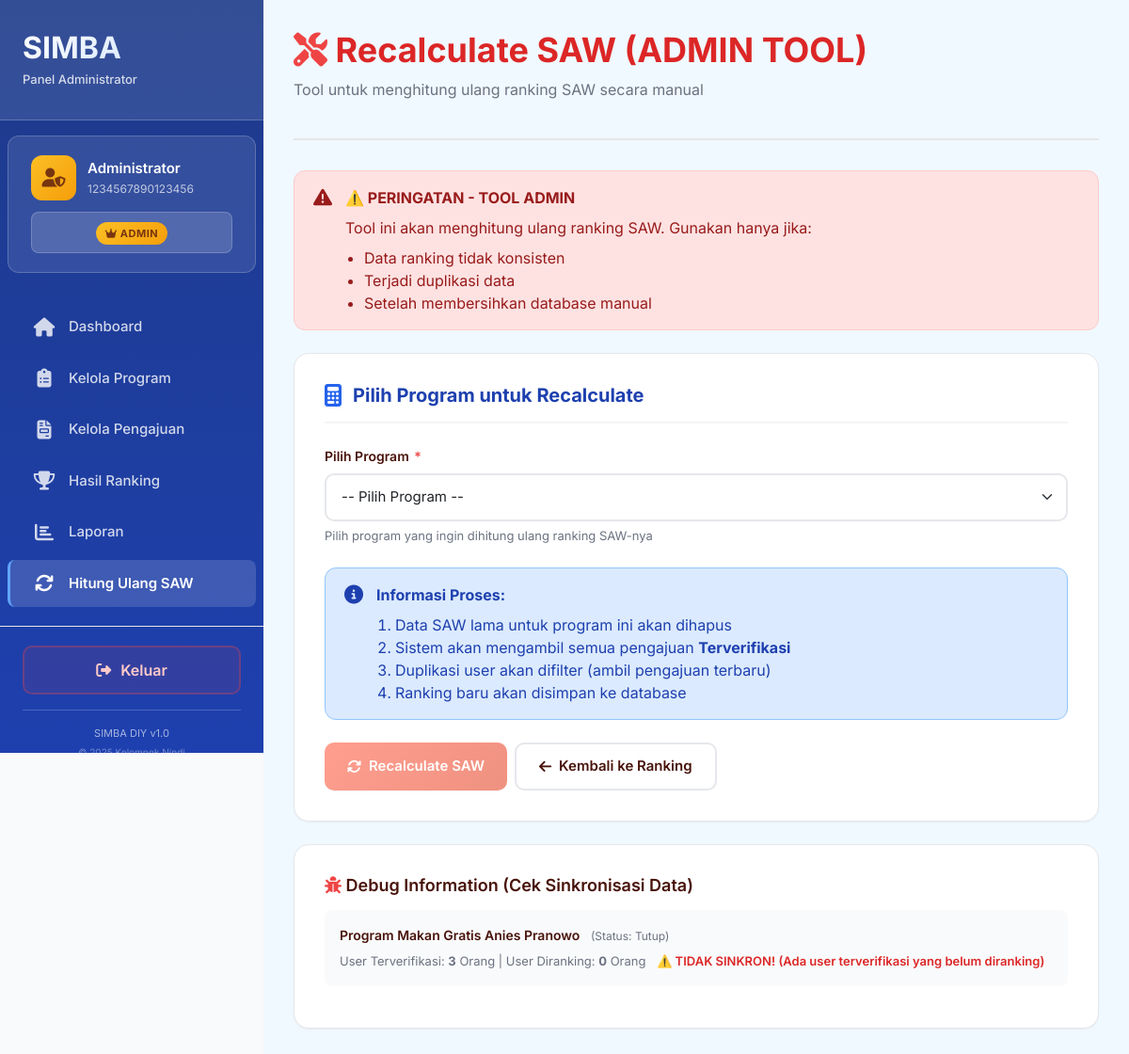
The app's page /admin/recalculate_saw.php (signed in), older data.
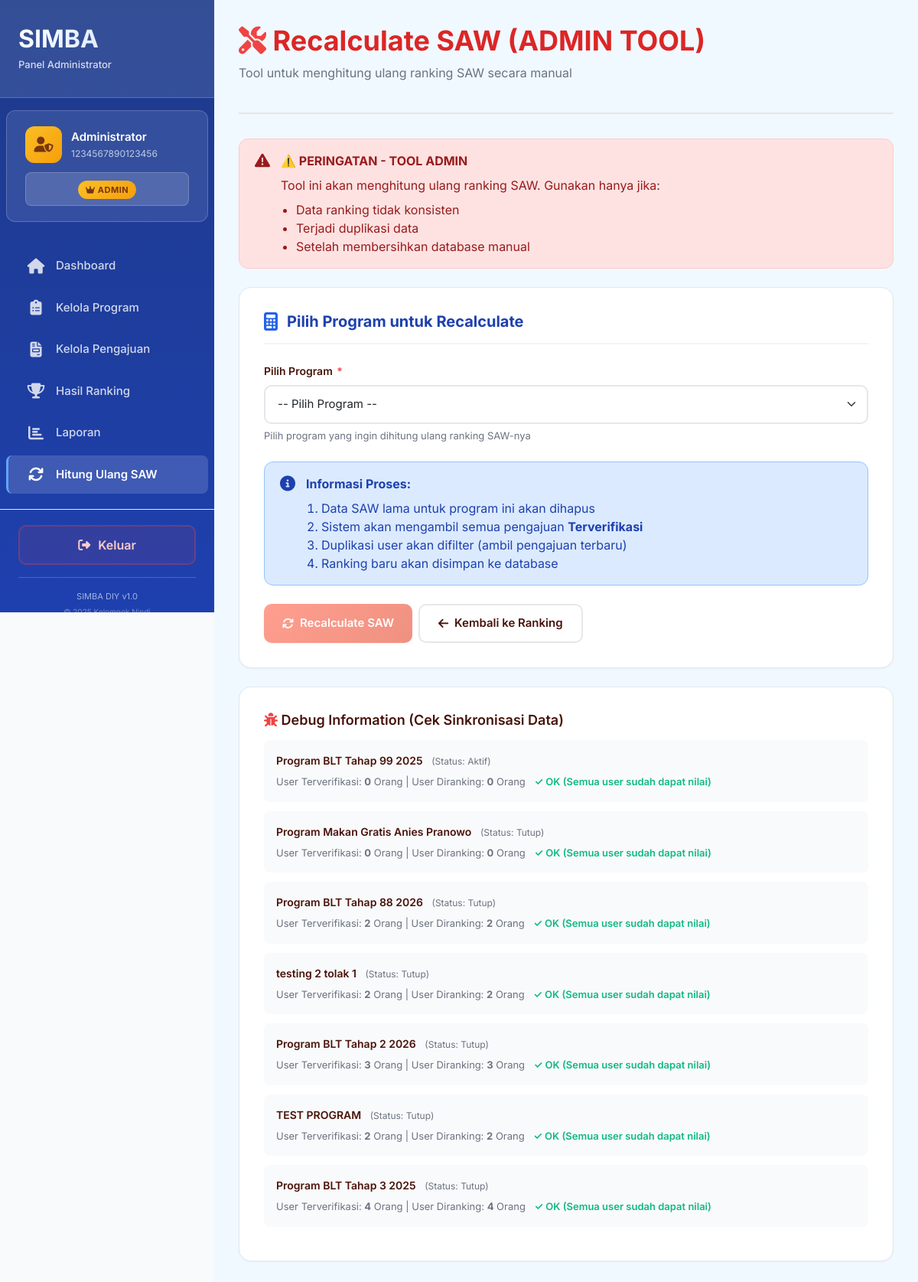
The same page, newer data.
### tables this page shows
CREATE TABLE `program_bantuan` (
  `id` int(11) NOT NULL,
  `nama_program` varchar(255) NOT NULL COMMENT 'Nama program bantuan',
  `deskripsi` text DEFAULT NULL COMMENT 'Deskripsi program',
  `kuota` int(11) NOT NULL COMMENT 'Jumlah penerima',
  `tanggal_mulai` date NOT NULL COMMENT 'Tanggal mulai program',
  `tanggal_selesai` date NOT NULL COMMENT 'Tanggal selesai program',
  `status` enum('Aktif','Tutup') NOT NULL DEFAULT 'Aktif' COMMENT 'Status program',
  `created_at` timestamp NOT NULL DEFAULT current_timestamp(),
  `updated_at` timestamp NOT NULL DEFAULT current_timestamp() ON UPDATE current_timestamp()
);

### functions/program.php (called while the page is built, shortened)
<?php
function getAllPrograms($status = null)
{
    $connection = getConnection();
    $query = "SELECT * FROM program_bantuan";
    $query .= " ORDER BY tanggal_mulai DESC";
    $result = $connection->query($query);
    return $result->fetch_all(MYSQLI_ASSOC);
}

### admin/recalculate_saw.php (the view, shortened to what the changed rows need)
<?php
require_once(__DIR__ . "/../functions/program.php");
$programs = getAllPrograms();
?>
<!DOCTYPE html>
<html lang="id">
<head>
    <link rel="stylesheet" href="https://cdnjs.cloudflare.com/ajax/libs/font-awesome/6.5.2/css/all.min.css">
    <link href="https://cdn.jsdelivr.net/npm/bootstrap@5.3.5/dist/css/bootstrap.min.css" rel="stylesheet">
    <link rel="stylesheet" href="../css/style.css">
</head>
<body>
    <div class="dashboard-wrapper">
        <?php include('../templates/admin_sidebar.php'); ?>
        <div class="main-content" style="background-color: #f0f9ff;">
            <div class="page-header">
                <h1 class="page-title" style="color: #dc2626;">
                    <i class="fas fa-tools" style="color: #ef4444;"></i> Recalculate SAW (ADMIN TOOL)
                </h1>
            </div>
            <div class="form-card">
                <h2 class="form-section-title" style="color: #1e40af;">
                    <i class="fas fa-calculator" style="color: #2563eb;"></i> Pilih Program untuk Recalculate
                </h2>
            </div>
            <div class="form-card">
                <?php
                foreach ($programs as $prog) {
                    $progId = $prog['id'];
                    $query = "SELECT
                                COUNT(DISTINCT p.id_user) as total_user_verified,
                                COUNT(DISTINCT CASE WHEN tn.id IS NOT NULL THEN p.id_user END) as total_user_ranked
                              FROM pengajuan p
                              LEFT JOIN total_nilai tn ON p.id = tn.id_pengajuan
                              WHERE p.id_program = $progId AND p.status = 'Terverifikasi'";
                    $result = $connection->query($query);
                    $debugData = $result->fetch_assoc();
                    $isSync = $debugData['total_user_verified'] == $debugData['total_user_ranked'];
                    ?>
                    <div style="background: #f9fafb; padding: 16px; border-radius: 8px; margin-bottom: 12px;">
                        <div style="font-size: 14px; font-weight: 600; margin-bottom: 8px;">
                            <?php echo htmlspecialchars($prog['nama_program']); ?>
                            <span style="font-size: 12px; font-weight: normal; color: #6b7280; margin-left: 8px;">
                                (Status: <?php echo $prog['status']; ?>)
                            </span>
                        </div>
                        <div style="font-size: 13px; color: #6b7280;">
                            User Terverifikasi: <strong><?php echo $debugData['total_user_verified']; ?></strong> Orang |
                            User Diranking: <strong><?php echo $debugData['total_user_ranked']; ?></strong> Orang
                            <?php if (!$isSync): ?>
                                <span style="color: #dc2626; font-weight: 600; margin-left: 8px;">
                                    ⚠️ TIDAK SINKRON! (Ada user terverifikasi yang belum diranking)
                                </span>
                            <?php else: ?>
                                <span style="color: #10b981; font-weight: 600; margin-left: 8px;">
                                    ✓ OK (Semua user sudah dapat nilai)
                                </span>
                            <?php endif; ?>
                        </div>
                    </div>
                <?php } ?>
            </div>
        </div>
    </div>
</body>
</html>

Row changes from the older to the newer data that the page shows:
added program_bantuan: nama_program "Program BLT Tahap 99 2025", status "Aktif", total_user_verified "0", total_user_ranked "0", shows "✓ OK (Semua user sudah dapat nilai)"
changed program_bantuan "Program Makan Gratis Anies Pranowo": total_user_verified "3" → "0"; text "⚠️ TIDAK SINKRON! (Ada user terverifikasi yang belum diranking)" → "✓ OK (Semua user sudah dapat nilai)"
added program_bantuan: nama_program "Program BLT Tahap 88 2026", status "Tutup", total_user_verified "2", total_user_ranked "2", shows "✓ OK (Semua user sudah dapat nilai)"
added program_bantuan: nama_program "testing 2 tolak 1", status "Tutup", total_user_verified "2", total_user_ranked "2", shows "✓ OK (Semua user sudah dapat nilai)"
added program_bantuan: nama_program "Program BLT Tahap 2 2026", status "Tutup", total_user_verified "3", total_user_ranked "3", shows "✓ OK (Semua user sudah dapat nilai)"
added program_bantuan: nama_program "TEST PROGRAM", status "Tutup", total_user_verified "2", total_user_ranked "2", shows "✓ OK (Semua user sudah dapat nilai)"
added program_bantuan: nama_program "Program BLT Tahap 3 2025", status "Tutup", total_user_verified "4", total_user_ranked "4", shows "✓ OK (Semua user sudah dapat nilai)"
